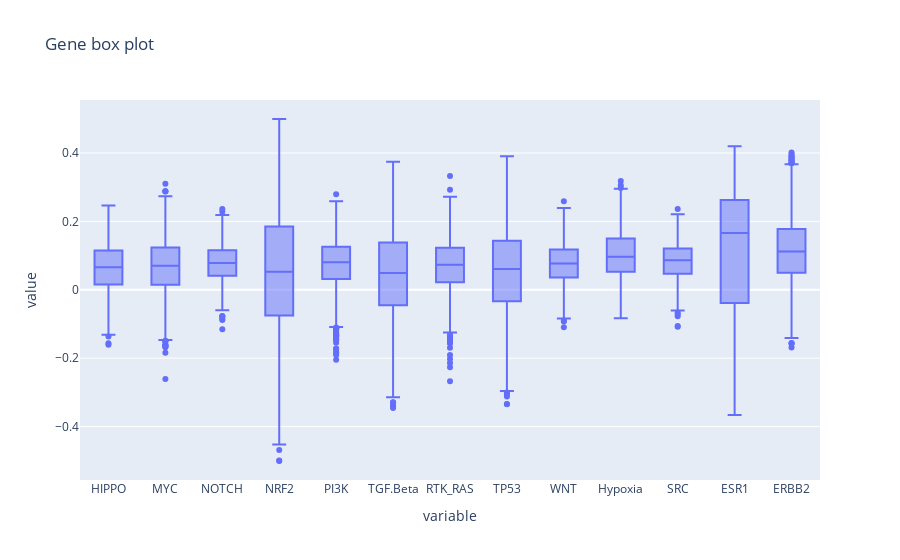

Notebook source saved alongside this figure:
### Code cell
fig = px.box(data.iloc[:, 2:15], title = "Gene box plot")
fig.show()

### Figure 1 — Plotly figure (JSON) as saved in the notebook; plotly's stock layout.template omitted (floating-point values rounded to 4 significant figures; data arrays with more than 128 entries replaced by an {"elided": "..."} marker saying what was removed)
{"data": [{"alignmentgroup": "True", "hovertemplate": "variable=%{x}<br>value=%{y}<extra></extra>", "legendgroup": "", "marker": {"color": "#636efa"}, "name": "", "notched": false, "offsetgroup": "", "orientation": "v", "showlegend": false, "type": "box", "x": {"elided": "25896 str values"}, "x0": " ", "xaxis": "x", "y": {"elided": "25896 float values"}, "y0": " ", "yaxis": "y"}], "layout": {"boxmode": "group", "legend": {"tracegroupgap": 0}, "title": {"text": "Gene box plot"}, "xaxis": {"anchor": "y", "domain": [0, 1], "title": {"text": "variable"}}, "yaxis": {"anchor": "x", "domain": [0, 1], "title": {"text": "value"}}}}
